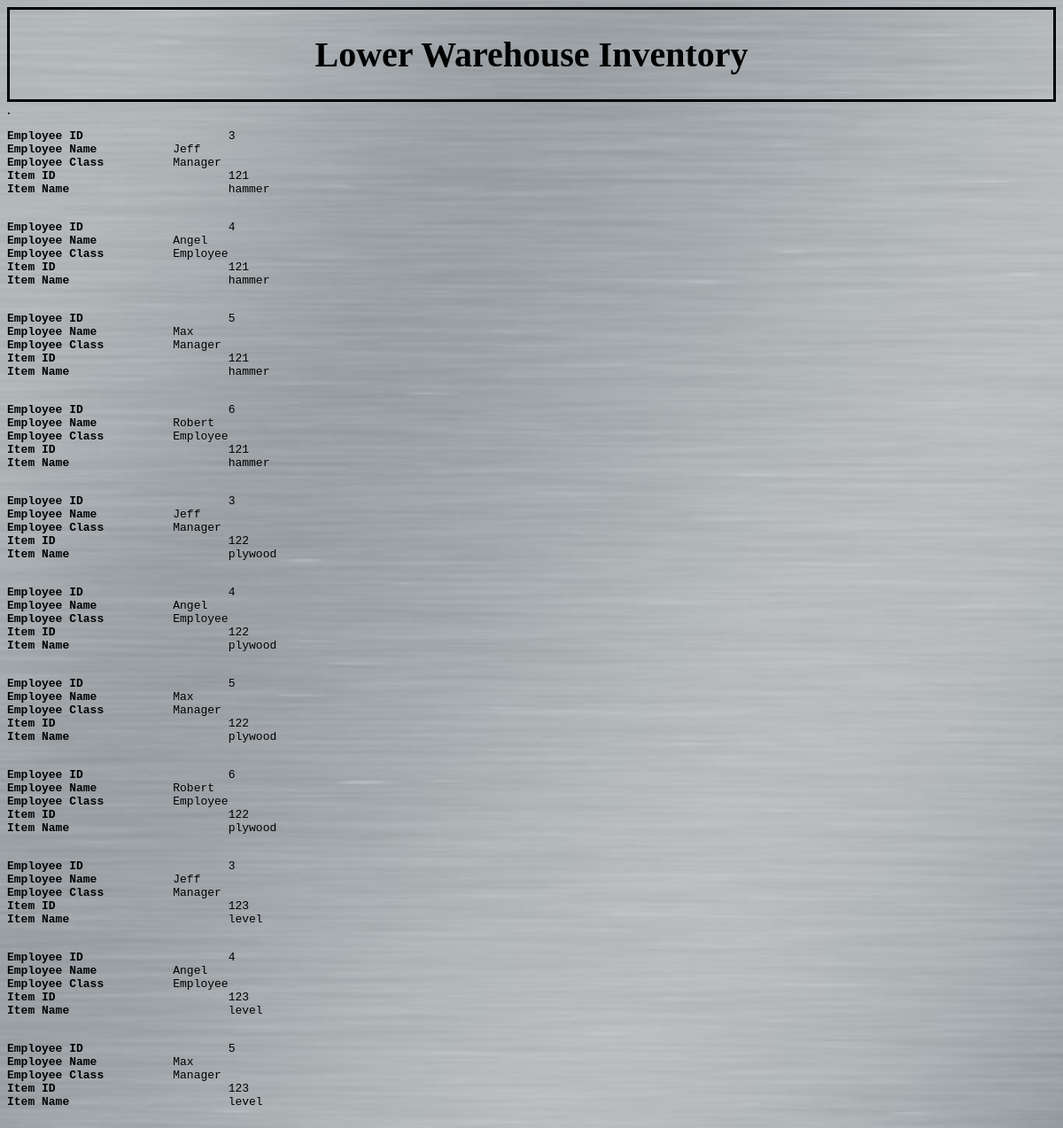
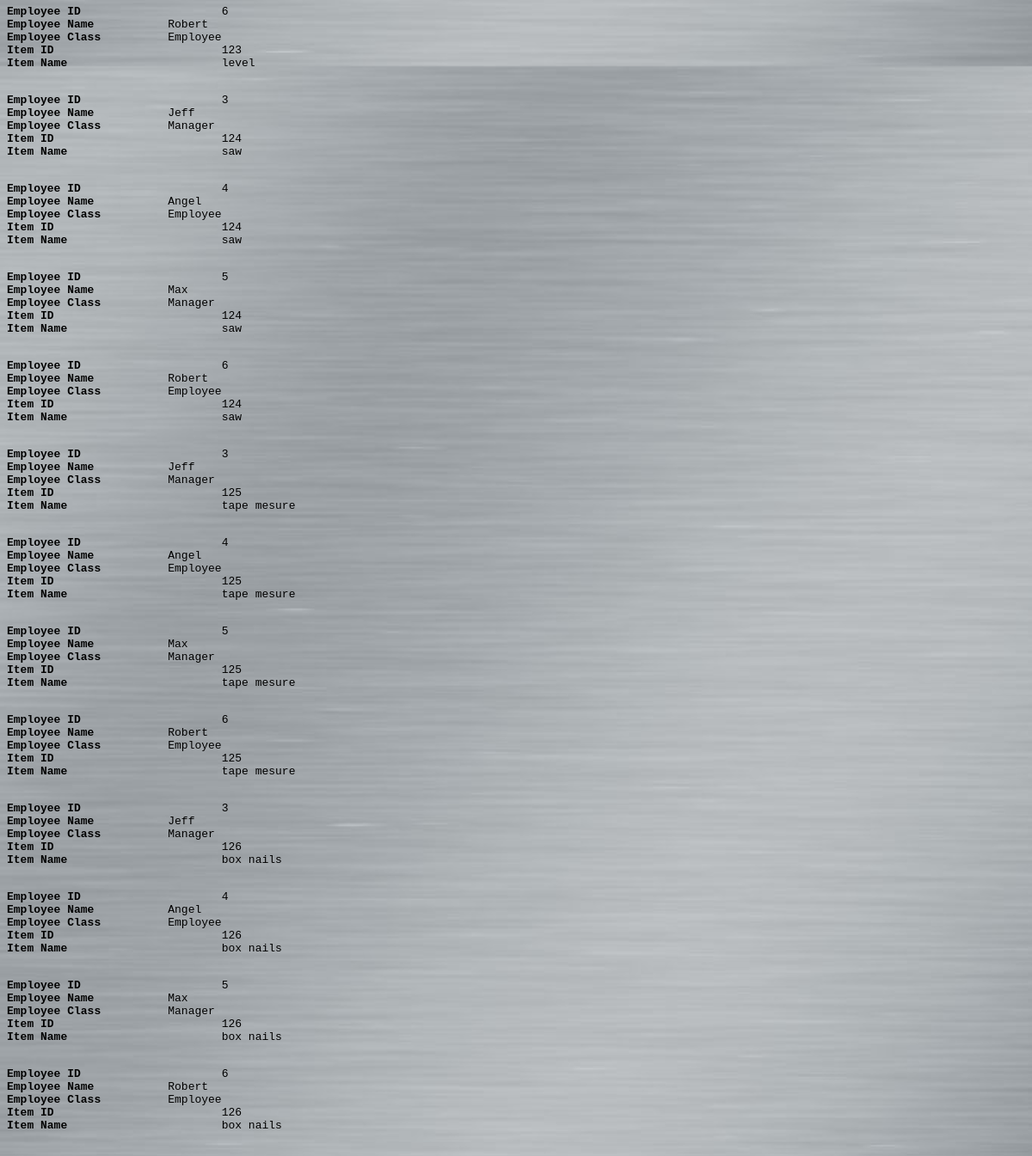
Screenshot of /CEIS400/itemsOut.php with the database file from the repository (2 pictures, top to bottom).
### tables this page shows
create table if not exists Item
(
Item_ID int not null auto_increment,
Item_Employee_ID int,
Item_Name varchar(25) null,
Item_Type tinyint null,

primary key (Item_ID),

constraint Item_fk_Employee
	foreign key (Item_Employee_ID) references employee (Employee_ID)	
);

create table if not exists Employee 
(
Employee_ID int not null auto_increment,
Employee_Name varchar(25) null,
Employee_Class varchar(25) null,

primary key (Employee_ID)
);

### CEIS400/itemsOut.php (the view, shortened to what this page needs)
<head>
</head>
<body>
<div class="center">
	<h1>Lower Warehouse Inventory</h1>
</div class>
</head>
<body>
</body>
</html>
.<?php
require_once 'login.php';
$conn = new mysqli($hn, $un, $pw, $db);
	$query = "SELECT * FROM employee, item";
	$results = $conn->query($query);
	$rows = $results->num_rows;
	for ($j = 0; $j < $rows; ++$j)
	{
		$row = $results->fetch_array(MYSQLI_NUM);
		$r0 = $row[0];
		$r1 = $row[1];
		$r2 = $row[2];
		$r3 = $row[3];
		$r5 = $row[5];
if($r0 > 2){
echo <<<hh
		<pre>
<b>Employee ID</b>			$r0
<b>Employee Name</b>		$r1
<b>Employee Class</b>          $r2
<b>Item ID</b>				$r3
<b>Item Name</b>			$r5
		</pre>
hh;
	}
	}
?>

### CEIS400/itemsOut.php (style rules this page uses)
body { background-image: url("steal-background.jpg"); background-size: 150%; }
h1 { font-size: 40; font-family: Times New Roman; text-align: center; color: black; }
.center { text-align: center; border: 3px solid black; }

### rows the page displays
item: employee.Employee_ID "3", employee.Employee_Name "Jeff", employee.Employee_Class "Manager", Item_ID "121", Item_Name "hammer", employee.Employee_ID "4", employee.Employee_Name "Angel", employee.Employee_Class "Employee", employee.Employee_ID "5", employee.Employee_Name "Max", employee.Employee_ID "6", employee.Employee_Name "Robert"
item: employee.Employee_ID "3", employee.Employee_Name "Jeff", employee.Employee_Class "Manager", Item_ID "122", Item_Name "plywood", employee.Employee_ID "4", employee.Employee_Name "Angel", employee.Employee_Class "Employee", employee.Employee_ID "5", employee.Employee_Name "Max", employee.Employee_ID "6", employee.Employee_Name "Robert"
item: employee.Employee_ID "3", employee.Employee_Name "Jeff", employee.Employee_Class "Manager", Item_ID "123", Item_Name "level", employee.Employee_ID "4", employee.Employee_Name "Angel", employee.Employee_Class "Employee", employee.Employee_ID "5", employee.Employee_Name "Max", employee.Employee_ID "6", employee.Employee_Name "Robert"
item: employee.Employee_ID "3", employee.Employee_Name "Jeff", employee.Employee_Class "Manager", Item_ID "124", Item_Name "saw", employee.Employee_ID "4", employee.Employee_Name "Angel", employee.Employee_Class "Employee", employee.Employee_ID "5", employee.Employee_Name "Max", employee.Employee_ID "6", employee.Employee_Name "Robert"
item: employee.Employee_ID "3", employee.Employee_Name "Jeff", employee.Employee_Class "Manager", Item_ID "125", Item_Name "tape mesure", employee.Employee_ID "4", employee.Employee_Name "Angel", employee.Employee_Class "Employee", employee.Employee_ID "5", employee.Employee_Name "Max", employee.Employee_ID "6", employee.Employee_Name "Robert"
item: employee.Employee_ID "3", employee.Employee_Name "Jeff", employee.Employee_Class "Manager", Item_ID "126", Item_Name "box nails", employee.Employee_ID "4", employee.Employee_Name "Angel", employee.Employee_Class "Employee", employee.Employee_ID "5", employee.Employee_Name "Max", employee.Employee_ID "6", employee.Employee_Name "Robert"
